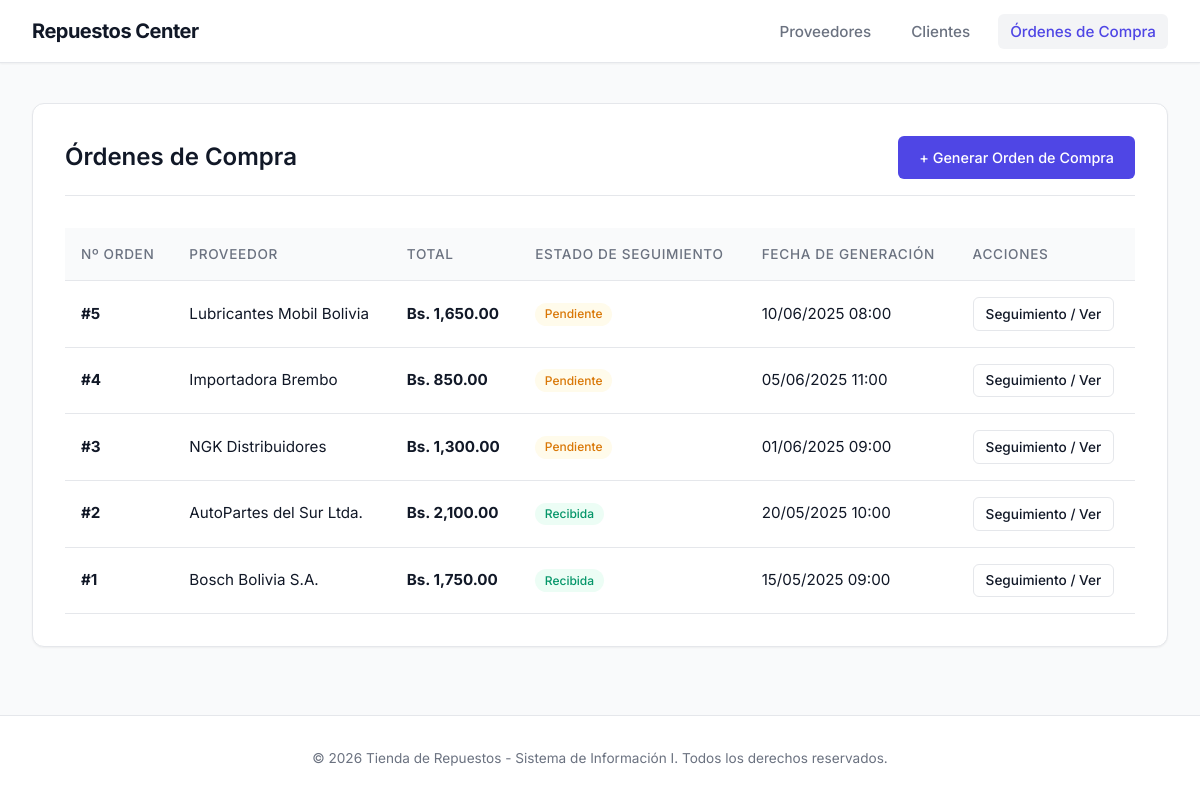
Screenshot of /ordenes with the database file from the repository.
### tables this page shows
CREATE TABLE orden_compra (
    id_orden       INT AUTO_INCREMENT PRIMARY KEY,
    id_proveedor   INT NOT NULL,
    id_empleado    INT NOT NULL,
    fecha          DATETIME NOT NULL DEFAULT CURRENT_TIMESTAMP,
    estado         ENUM('pendiente', 'recibida', 'cancelada') NOT NULL DEFAULT 'pendiente',
    total          DECIMAL(10,2) NOT NULL DEFAULT 0,
    FOREIGN KEY (id_proveedor) REFERENCES proveedor(id_proveedor),
    FOREIGN KEY (id_empleado) REFERENCES usuario(id_usuario)
);

CREATE TABLE proveedor (
    id_proveedor  INT AUTO_INCREMENT PRIMARY KEY,
    nombre        VARCHAR(150) NOT NULL,
    contacto      VARCHAR(100),
    telefono      VARCHAR(20),
    correo        VARCHAR(100),
    direccion     VARCHAR(200),
    estado        ENUM('activo', 'inactivo') NOT NULL DEFAULT 'activo'
);

### public/index.php (called while the page is built, shortened)
<?php
spl_autoload_register(function ($class) {
    $paths = [
        __DIR__ . '/../core/',
        __DIR__ . '/../models/',
        __DIR__ . '/../controllers/'
    ];
    foreach ($paths as $path) {
        $file = $path . $class . '.php';
        if (file_exists($file)) {
            return;
        }
    }
});
$router = new Router();
$router->get('clientes', 'ClienteController@index');
$router->get('clientes/crear', 'ClienteController@crear');
$router->post('clientes/guardar', 'ClienteController@guardar');
$router->get('clientes/editar/{id}', 'ClienteController@editar');
$router->post('clientes/actualizar/{id}', 'ClienteController@actualizar');
$router->get('clientes/eliminar/{id}', 'ClienteController@eliminar');
$router->get('proveedores', 'ProveedorController@index');
$router->get('proveedores/crear', 'ProveedorController@crear');
$router->post('proveedores/guardar', 'ProveedorController@guardar');
$router->get('proveedores/editar/{id}', 'ProveedorController@editar');
$router->post('proveedores/actualizar/{id}', 'ProveedorController@actualizar');
$router->get('proveedores/eliminar/{id}', 'ProveedorController@eliminar');
$router->get('ordenes', 'OrdenCompraController@index');
$router->get('ordenes/crear', 'OrdenCompraController@crear');
$router->post('ordenes/guardar', 'OrdenCompraController@guardar');
$router->get('ordenes/ver/{id}', 'OrdenCompraController@ver');
$router->post('ordenes/estado/{id}', 'OrdenCompraController@actualizarEstado');
$router->get('', 'ProveedorController@index');
$url = isset($_GET['url']) ? $_GET['url'] : '';
$method = $_SERVER['REQUEST_METHOD'];
$router->dispatch($url, $method);

### config/database.php (called while the page is built)
<?php
return [
    'host' => 'localhost',
    'db'   => 'tienda_repuestos',
    'user' => 'root',
    'pass' => '',
    'charset' => 'utf8mb4',
    'options' => [
        PDO::ATTR_ERRMODE            => PDO::ERRMODE_EXCEPTION,
        PDO::ATTR_DEFAULT_FETCH_MODE => PDO::FETCH_ASSOC,
        PDO::ATTR_EMULATE_PREPARES   => false,
    ],
];

### core/Database.php (called while the page is built)
<?php
class Database {
    private static $instance = null;
    private $pdo;
    private function __construct() {
        $config = require __DIR__ . '/../config/database.php';
        $dsn = "mysql:host={$config['host']};dbname={$config['db']};charset={$config['charset']}";
        try {
            $this->pdo = new PDO($dsn, $config['user'], $config['pass'], $config['options']);
        } catch (PDOException $e) {
            die("Error de conexión a la base de datos: " . $e->getMessage());
        }
    }
    public static function getInstance() {
        if (self::$instance === null) {
            self::$instance = new self();
        }
        return self::$instance;
    }
    public function getConnection() {
        return $this->pdo;
    }
}

### controllers/OrdenCompraController.php (called while the page is built, shortened)
<?php
class OrdenCompraController {
    private $ordenModel;
    public function __construct() {
        $this->ordenModel = new OrdenCompra();
    }
    public function index() {
        $ordenes = $this->ordenModel->getAll();
        require_once __DIR__ . '/../views/layout/header.php';
        require_once __DIR__ . '/../views/ordenes/index.php';
        require_once __DIR__ . '/../views/layout/footer.php';
    }
}

### models/OrdenCompra.php (called while the page is built, shortened)
<?php
class OrdenCompra
{
    private $db;
    public function __construct()
    {
        $this->db = Database::getInstance()->getConnection();
    }
    public function getAll()
    {
        $stmt = $this->db->prepare("
            SELECT oc.*, p.nombre AS proveedor_nombre
            FROM orden_compra oc
            JOIN proveedor p ON oc.id_proveedor = p.id_proveedor
            ORDER BY oc.fecha DESC
        ");
        $stmt->execute();
        return $stmt->fetchAll();
    }
}

### views/ordenes/index.php (the view, shortened to what this page needs)
<div class="panel">
    <div class="panel-header">
        <h2>Órdenes de Compra</h2>
        <a href="<?= BASE_URL ?>ordenes/crear" class="btn btn-primary">+ Generar Orden de Compra</a>
    </div>
    <div class="table-container">
        <table>
            <thead>
                <tr>
                    <th>Nº Orden</th>
                    <th>Proveedor</th>
                    <th>Total</th>
                    <th>Estado de Seguimiento</th>
                    <th>Fecha de Generación</th>
                    <th>Acciones</th>
                </tr>
            </thead>
            <tbody>
                <?php if (empty($ordenes)): ?>
                    <tr>
                        <td colspan="6" style="text-align: center; color: var(--text-secondary);">No se han generado órdenes de compra aún.</td>
                    </tr>
                <?php else: ?>
                    <?php foreach ($ordenes as $orden): ?>
                        <tr>
                            <td><strong>#<?= $orden['id_orden'] ?></strong></td>
                            <td><?= htmlspecialchars($orden['proveedor_nombre']) ?></td>
                            <td><strong>Bs. <?= number_format($orden['total'], 2) ?></strong></td>
                            <td>
                                <?php if ($orden['estado'] === 'pendiente'): ?>
                                    <span class="badge badge-pending">Pendiente</span>
                                <?php elseif ($orden['estado'] === 'recibida'): ?>
                                    <span class="badge badge-completed">Recibida</span>
                                <?php else: ?>
                                    <span class="badge badge-cancelled">Cancelada</span>
                                <?php endif; ?>
                            </td>
                            <td><?= date('d/m/Y H:i', strtotime($orden['fecha'])) ?></td>
                            <td>
                                <a href="<?= BASE_URL ?>ordenes/ver/<?= $orden['id_orden'] ?>" class="btn btn-secondary btn-sm">Seguimiento / Ver</a>
                            </td>
                        </tr>
                    <?php endforeach; ?>
                <?php endif; ?>
            </tbody>
        </table>
    </div>
</div>

### core/Router.php (shortened to what this page needs)
<?php
class Router {
    private $routes = [];
    public function get($route, $action) {
        $this->routes['GET'][$route] = $action;
    }
    public function post($route, $action) {
        $this->routes['POST'][$route] = $action;
    }
    public function dispatch($url, $method) {
        $url = trim($url, '/');
        if (isset($this->routes[$method][$url])) {
            $action = $this->routes[$method][$url];
            $this->executeAction($action);
            return;
        }
    }
    private function executeAction($action, $params = []) {
        list($controllerName, $methodName) = explode('@', $action);
        $controllerFile = __DIR__ . '/../controllers/' . $controllerName . '.php';
        if (file_exists($controllerFile)) {
            if (class_exists($controllerName)) {
                $controller = new $controllerName();
                if (method_exists($controller, $methodName)) {
                    call_user_func_array([$controller, $methodName], $params);
                    return;
                }
            }
        }
    }
}

### views/layout/header.php (shortened to what this page needs)
<!DOCTYPE html>
<html lang="es">
<head>
    <link rel="stylesheet" href="<?= BASE_URL ?>css/style.css">
</head>
<body>
    <header>
        <div class="nav-container">
            <a href="<?= BASE_URL ?>" class="logo">Repuestos Center</a>
            <nav>
                <?php
                $current_uri = isset($_GET['url']) ? trim($_GET['url'], '/') : '';
                $is_clientes = (strpos($current_uri, 'clientes') === 0);
                $is_proveedores = (strpos($current_uri, 'proveedores') === 0 || $current_uri === '');
                $is_ordenes = (strpos($current_uri, 'ordenes') === 0);
                ?>
                <ul>
                    <li><a href="<?= BASE_URL ?>proveedores" class="<?= $is_proveedores ? 'active' : '' ?>">Proveedores</a></li>
                    <li><a href="<?= BASE_URL ?>clientes" class="<?= $is_clientes ? 'active' : '' ?>">Clientes</a></li>
                    <li><a href="<?= BASE_URL ?>ordenes" class="<?= $is_ordenes ? 'active' : '' ?>">Órdenes de Compra</a></li>
                </ul>
            </nav>
        </div>
    </header>
    <main>

### views/layout/footer.php
    </main>
    <footer>
        <p>&copy; <?= date('Y') ?> Tienda de Repuestos - Sistema de Información I. Todos los derechos reservados.</p>
    </footer>
</body>
</html>

### public/css/style.css (style rules this page uses)
header { background-color: var(--bg-panel); border-bottom: 1px solid var(--border-color); position: sticky; top: 0; z-index: 100; box-shadow: var(--shadow-sm); }
.nav-container { max-width: 1200px; margin: 0 auto; display: flex; justify-content: space-between; align-items: center; padding: 1rem 2rem; }
.logo { font-size: 1.25rem; font-weight: 700; color: var(--text-primary); letter-spacing: -0.025em; }
nav ul { display: flex; list-style: none; gap: 1rem; }
nav a { color: var(--text-secondary); font-weight: 500; font-size: 0.95rem; padding: 0.5rem 0.75rem; border-radius: 6px; }
nav a:hover, nav a.active { color: var(--accent-primary); background-color: #f3f4f6; }
main { flex: 1; max-width: 1200px; width: 100%; margin: 2.5rem auto; padding: 0 2rem; }
.panel { background-color: var(--bg-panel); border: 1px solid var(--border-color); border-radius: 12px; padding: 2rem; box-shadow: var(--shadow-sm); }
.panel-header { display: flex; justify-content: space-between; align-items: center; margin-bottom: 2rem; padding-bottom: 1rem; border-bottom: 1px solid var(--border-color); }
.panel-header h2 { font-size: 1.5rem; margin: 0; }
.btn { display: inline-flex; align-items: center; justify-content: center; padding: 0.6rem 1.25rem; border-radius: 6px; font-weight: 500; font-size: 0.9rem; cursor: pointer; border: 1px solid transparent; transition: var(--transition); }
.btn-primary { background-color: var(--accent-primary); color: #ffffff; }
.btn-secondary { background-color: #ffffff; color: var(--text-primary); border-color: var(--border-color); }
.btn-sm { padding: 0.35rem 0.75rem; font-size: 0.85rem; }
.table-container { overflow-x: auto; margin-top: 1rem; }
table { width: 100%; border-collapse: collapse; text-align: left; font-size: 0.95rem; }
th { padding: 1rem; color: var(--text-secondary); font-weight: 500; font-size: 0.85rem; text-transform: uppercase; letter-spacing: 0.05em; border-bottom: 1px solid var(--border-color); background-color: #f9fafb; }
td { padding: 1rem; border-bottom: 1px solid var(--border-color); color: var(--text-primary); vertical-align: middle; }
.badge { display: inline-flex; align-items: center; padding: 0.15rem 0.6rem; border-radius: 9999px; font-size: 0.75rem; font-weight: 500; }
.badge-pending { background-color: var(--accent-warning-bg); color: var(--accent-warning-text); }
.badge-completed { background-color: var(--accent-success-bg); color: var(--accent-success-text); }
footer { text-align: center; padding: 2rem; color: var(--text-secondary); font-size: 0.85rem; background-color: var(--bg-panel); border-top: 1px solid var(--border-color); margin-top: auto; }

### public/css/base.css (style rules this page uses)
:root { --bg-body: #f9fafb; --bg-panel: #ffffff; --border-color: #e5e7eb; --text-primary: #111827; --text-secondary: #6b7280; --accent-primary: #4f46e5; --accent-primary-hover: #4338ca; --accent-success-bg: #ecfdf5; --accent-success-text: #059669; --accent-warning-bg: #fffbeb; --accent-warning-text: #d97706; --accent-danger-bg: #fef2f2; --accent-danger-text: #dc2626; --shadow-sm: 0 1px 2px 0 rgba(0, 0, 0, 0.05); --shadow-md: 0 4px 6px -1px rgba(0, 0, 0, 0.05), 0 2px 4px -1px rgba(0, 0, 0, 0.03); --transition: all 0.2s ease-in-out; }
* { margin: 0; padding: 0; box-sizing: border-box; }
body { font-family: 'Inter', system-ui, -apple-system, sans-serif; background-color: var(--bg-body); color: var(--text-primary); line-height: 1.5; -webkit-font-smoothing: antialiased; min-height: 100vh; display: flex; flex-direction: column; }
h1, h2, h3, h4, h5, h6 { font-weight: 600; color: var(--text-primary); line-height: 1.2; }
a { color: var(--accent-primary); text-decoration: none; transition: var(--transition); }

### rows the page displays
orden_compra: id_orden "5", id_proveedor.nombre "Lubricantes Mobil Bolivia", total "1,650.00", estado "Pendiente", fecha "10/06/2025 08:00"
orden_compra: id_orden "4", id_proveedor.nombre "Importadora Brembo", total "850.00", estado "Pendiente", fecha "05/06/2025 11:00"
orden_compra: id_orden "3", id_proveedor.nombre "NGK Distribuidores", total "1,300.00", estado "Pendiente", fecha "01/06/2025 09:00"
orden_compra: id_orden "2", id_proveedor.nombre "AutoPartes del Sur Ltda.", total "2,100.00", estado "Recibida", fecha "20/05/2025 10:00"
orden_compra: id_orden "1", id_proveedor.nombre "Bosch Bolivia S.A.", total "1,750.00", estado "Recibida", fecha "15/05/2025 09:00"
